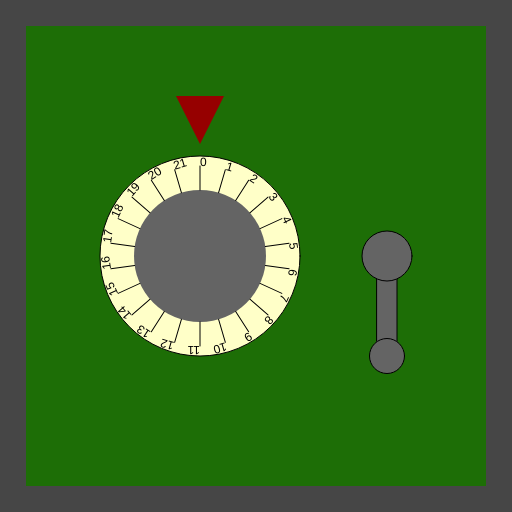
Frame 1 (no input)
Frame 60 (no input): identical to frame 1, image omitted
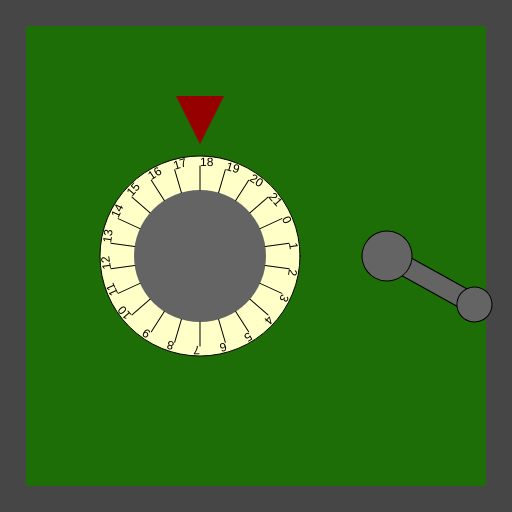
Frame 120 (the mouse pressed at the canvas centre since frame 60)

The p5.js sketch that drew these frames (run headless with seeded random() and noise() and a simulated clock; from frame 60 on, the mouse is pressed at the canvas centre):

// p5.js sketch
// ── sketch.js
/*

Officer: 1845677
CaseNum: 303-0-67151108-1845677

Case 303 - The Case of the Crooked Attorney
Stage 1 - Torvalds' Office

District Attorney Torvalds is well respected in Console City as an upstanding citizen and
enforcer of the law. Of course he’s as crooked as they come. I’ve had enough of having our
hard work at Sleuth and Co undermined by his bribes and back-payments. Let’s take take this
sucker down. I happen to know that Torvalds keeps his incriminating documents spread amongst
several safes in town. I’ll need you to bend the rules a little by breaking into them and
retrieving the incriminating evidence.

The first safe is in Torvald’s office. Crack it by doing the following:

	When the mouse button is released:
	- Make Cryptic_Safe_Code0 equal to 20

	Whilst the mouse is being dragged:
	- Make Cryptic_Safe_Code0 equal to 17

	When the mouse button is pressed:
	- Make Cryptic_Safe_Code0 equal to 18

	When any key is released:
	- Make Cryptic_Safe_Code0 equal to 5

	When any key is pressed:
	- Make Cryptic_Safe_Code1 equal to 66

	When any key is released:
	- Make Cryptic_Safe_Code1 equal to 45

	When the mouse button is pressed:
	- Make Cryptic_Safe_Code1 equal to 61

	Whilst the mouse is being dragged:
	- Make Cryptic_Safe_Code1 equal to 48



There are many possible ways of investigating this case, but you
should use ONLY the following commands:

	- The assignment operator aka. the equals sign !

*/

//declare the variables

var Cryptic_Safe_Code0;
var Cryptic_Safe_Code1;


function preload()
{
	//IMAGES WILL BE LOADED HERE

}

function setup()
{
	createCanvas(512,512);

	//initialise the variables
	Cryptic_Safe_Code0 = 0;
	Cryptic_Safe_Code1 = 0;

}

///////////////////EVENT HANDLERS///////////////////

//Add your code to these events to open the safe ...

function mouseMoved()
{
	console.log("mouseMoved", mouseX, mouseY);
}

function mouseDragged()
{
	console.log("mouseDragged", mouseX, mouseY);
    Cryptic_Safe_Code0 = 17;
    Cryptic_Safe_Code1 =48;
}

function mousePressed()
{
	console.log("mousePressed");
    Cryptic_Safe_Code0 = 18;
    Cryptic_Safe_Code1 = 61;
}

function mouseReleased()
{
	console.log("mouseReleased");
    Cryptic_Safe_Code0 = 20;
}

function keyPressed()
{
	console.log("keyPressed", key);
    Cryptic_Safe_Code1 = 66;
    
}

function keyReleased()
{
	console.log("keyReleased", key);
    Cryptic_Safe_Code0 =5;
    Cryptic_Safe_Code1 = 45;
}

///////////////DO NOT CHANGE CODE BELOW THIS POINT///////////////////

function draw()
{


	//Draw the safe door
	background(70);
	noStroke();
	fill(29,110,6);
	rect(26,26,width-52,width-52);

	//Draw the combination dial
	push();
	translate(200,height/2);
	drawDial(200, Cryptic_Safe_Code0, 22);
	pop();

	//Draw the lever
	push();
	translate(width - 125,256);
	drawLever(Cryptic_Safe_Code1);
	pop();

}

function drawDial(diameter,num,maxNum)
{
	//the combination lock

	var r = diameter * 0.5;
	var p = r * 0.6;

	stroke(0);
	fill(255,255,200);
	ellipse(0,0,diameter,diameter);
	fill(100);
	noStroke();
	ellipse(0,0,diameter*0.66,diameter*0.66);
	fill(150,0,0);
	triangle(
		-p * 0.4,-r-p,
		p * 0.4,-r-p,
		0,-r-p/5
	);

	noStroke();

	push();
	var inc = 360/maxNum;

	rotate(radians(-num * inc));
	for(var i = 0; i < maxNum; i++)
	{
		push();
		rotate(radians(i * inc));
		stroke(0);
		line(0,-r*0.66,0,-(r-10));
		noStroke();
		fill(0);
		text(i,0,-(r-10));
		pop();
	}

	pop();
}

function drawLever(rot)
{
	push();
	rotate(radians(-rot))
	stroke(0);
	fill(100);
	rect(-10,0,20,100);
	ellipse(0,0,50,50);
	ellipse(0,100,35,35);
	pop();
}
